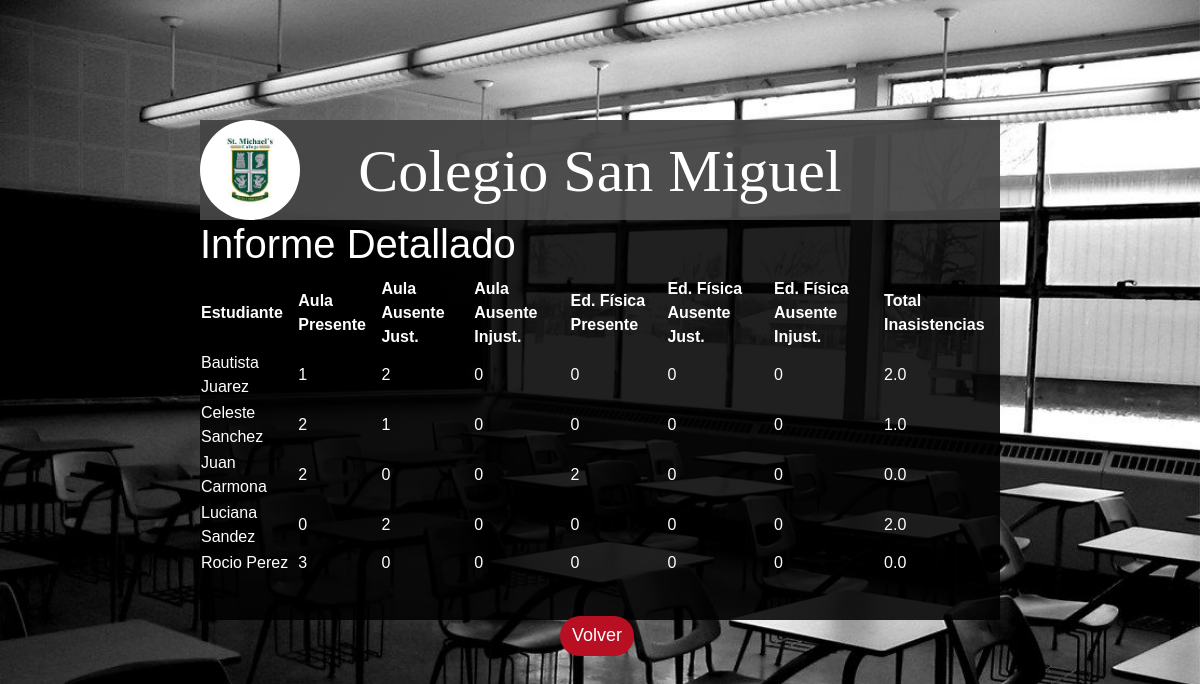
The page /informe_detallado?curso_id=2 (signed in) on the database its author committed.
### src/models.py (models this page shows, shortened)
class Estudiante(db.Model):
    __tablename__ = 'estudiante'
    id = db.Column(db.Integer, primary_key=True)
    nombre = db.Column(db.String(80), nullable=False)
    apellido = db.Column(db.String(80), nullable=False)
    dni = db.Column(db.String(80), nullable=False)
    idcurso = db.Column(db.Integer, db.ForeignKey('curso.id'), nullable=False)
    idpadre = db.Column(db.Integer, db.ForeignKey('padre.id'))
    asistencias = db.relationship('Asistencia', backref='estudiante', cascade="all, delete-orphan")

### src/informe_detallado.py (the view)
@app.route('/informe_detallado', methods=['GET'])
def informe_detallado():
    preceptor_actual = obtener_preceptor_actual()
    if not preceptor_actual:
        return redirect(url_for('login'))
    curso_id = request.args.get('curso_id', None)
    if not curso_id:
        return render_template('home.html')
    estudiantes = Estudiante.query.filter_by(idcurso=curso_id).order_by(Estudiante.nombre, Estudiante.apellido).all()
    informe = []
    for estudiante in estudiantes:
        asistencias = Asistencia.query.filter_by(idestudiante=estudiante.id).all()
        aula_presente = aula_ausente_justificada = aula_ausente_injustificada = 0
        edu_fisica_presente = edu_fisica_ausente_justificada = edu_fisica_ausente_injustificada = 0
        for asistencia in asistencias:
            if asistencia.codigoclase == 1:
                if asistencia.asistio == 's':
                    aula_presente += 1
                elif asistencia.asistio == 'n':
                    if asistencia.justificacion:
                        aula_ausente_justificada += 1
                    else:
                        aula_ausente_injustificada += 1
            elif asistencia.codigoclase == 2:
                if asistencia.asistio == 's':
                    edu_fisica_presente += 1
                elif asistencia.asistio == 'n':
                    if asistencia.justificacion:
                        edu_fisica_ausente_justificada += 1
                    else:
                        edu_fisica_ausente_injustificada += 1
        total_inasistencias = aula_ausente_injustificada + aula_ausente_justificada + (
            edu_fisica_ausente_injustificada + edu_fisica_ausente_justificada) / 2
        informe.append({
            'estudiante': estudiante,
            'aula_presente': aula_presente,
            'aula_ausente_justificada': aula_ausente_justificada,
            'aula_ausente_injustificada': aula_ausente_injustificada,
            'edu_fisica_presente': edu_fisica_presente,
            'edu_fisica_ausente_justificada': edu_fisica_ausente_justificada,
            'edu_fisica_ausente_injustificada': edu_fisica_ausente_injustificada,
            'total_inasistencias': total_inasistencias
        })
    return render_template('informe_detallado.html', informe=informe)

### src/login.py (called while the page is built)
def obtener_preceptor_actual():
    if 'user_id' not in session:
        return None
    return Preceptor.query.get(session['user_id'])

### templates/informe_detallado.html
{% extends 'base.html' %}
{% block content %}
    <div class="informe">
        <div class ="encabezado">
            <img src="../static/images/logo.jpg" class="avatar" >
            <h1>Colegio San Miguel</h1>
        </div>
        <h1>Informe Detallado</h1>
        <table>
            <thead>
                <tr>
                    <th>Estudiante</th>
                    <th>Aula Presente</th>
                    <th>Aula Ausente Just.</th>
                    <th>Aula Ausente Injust.</th>
                    <th>Ed. Física Presente</th>
                    <th>Ed. Física Ausente Just.</th>
                    <th>Ed. Física Ausente Injust.</th>
                    <th>Total Inasistencias</th>
                </tr>
            </thead>
            <tbody>
                {% for item in informe %}
                    <tr>
                        <td>{{ item.estudiante.nombre }} {{ item.estudiante.apellido }}</td>
                        <td>{{ item.aula_presente }}</td>
                        <td>{{ item.aula_ausente_justificada }}</td>
                        <td>{{ item.aula_ausente_injustificada }}</td>
                        <td>{{ item.edu_fisica_presente }}</td>
                        <td>{{ item.edu_fisica_ausente_justificada }}</td>
                        <td>{{ item.edu_fisica_ausente_injustificada }}</td>
                        <td>{{ item.total_inasistencias }}</td>
                    </tr>
                {% endfor %}
            </tbody>
        </table>
    <a href="{{ url_for('home') }}" class="btn btn-primary", >Volver</a>
    </div>
{% endblock %}

### static/estilos.css (style rules this page uses)
body { margin: 0; padding: 0; background: url(../static/images/fondo10.jpg) no-repeat center top; background-size: cover; font-family: sans-serif; height: 100vh; }
.encabezado h1 { background-color: #6969699f; color: #ffffff; border: #000 50px; width: 800px; height: 100px; margin: 0; padding: 15px 0 22px; text-align: center; font-size: 60px; font-family: 'Times New Roman' }
.encabezado .avatar { width: 100px; height: 100px; border-radius: 50%; position: absolute; top: 0%; left: 0%; }
.informe { width: 800px; height: 500px; background: #000000df; color: #fff; top: calc(40% + 50px); left: 50%; position: absolute; transform: translate(-50%, -50%); box-sizing: border-box; }
.informe a { border: none; outline: none; height: 40px; background: #b80f22; color: #fff; font-size: 18px; border-radius: 20px; margin-left: 45%; margin-top: 5%; }

### rows shown on the page
Estudiante: estudiante.nombre "Bautista", estudiante.apellido "Juarez"
Estudiante: estudiante.nombre "Celeste", estudiante.apellido "Sanchez"
Estudiante: estudiante.nombre "Juan", estudiante.apellido "Carmona"
Estudiante: estudiante.nombre "Luciana", estudiante.apellido "Sandez"
Estudiante: estudiante.nombre "Rocio", estudiante.apellido "Perez"

### other values the page prints
{{ item.aula_presente }} "1" "2" "2" "0" "3"
{{ item.aula_ausente_justificada }} "2" "1" "0" "2" "0"
{{ item.aula_ausente_injustificada }} "0" "0" "0" "0" "0"
{{ item.edu_fisica_presente }} "0" "0" "2" "0" "0"
{{ item.edu_fisica_ausente_justificada }} "0" "0" "0" "0" "0"
{{ item.edu_fisica_ausente_injustificada }} "0" "0" "0" "0" "0"
{{ item.total_inasistencias }} "2.0" "1.0" "0.0" "2.0" "0.0"
